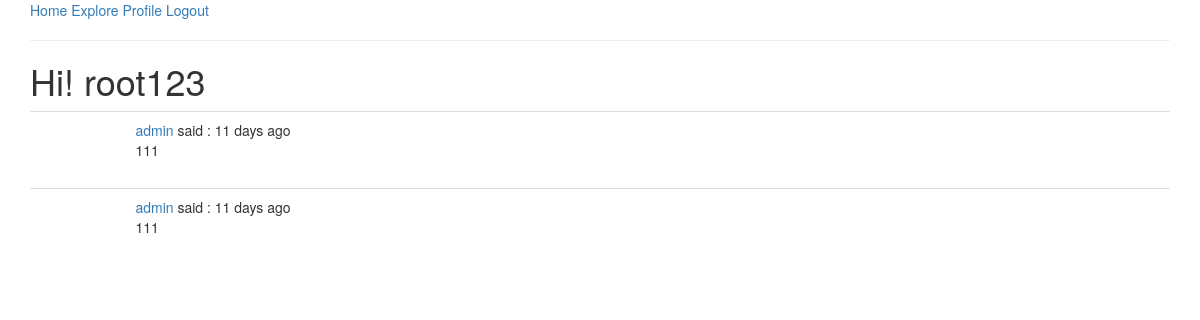
Page /explore (signed in) on the committed database.
### app/models.py (models this page shows, shortened)
class User(UserMixin,db.Model):   # User 继承 db.Model 是所有类型的基类  UserMixin 这个是基类包含了四种校验属性
    id = db.Column(db.Integer,primary_key=True)
    username = db.Column(db.String(length=10),index=True,unique=True)
    password_hash = db.Column(db.String(length=128))
    email = db.Column(db.String(length=50),index=True,unique=True)
    posts = db.relationship("Post",backref="author",lazy="dynamic")    # backref 有点类似快捷方式 这里是一对多关系 因为一个人可以发多个post 我们在post里面建立一个联系到user
    about_me = db.Column(db.String(150))
    last_seen = db.Column(db.DateTime,default=datetime.utcnow)
    followed = db.relationship('User',secondary=followers,
                               primaryjoin=(followers.c.follower_id == id),
                               secondaryjoin=(followers.c.followed_id == id),
                               backref=db.backref('followers',lazy='dynamic'),lazy='dynamic')  # 返回的类型是一个列表 对followers表进行了一个关联  返回对数据是列表

class Post(db.Model):
    __searchable__= ['body']
    id = db.Column(db.Integer,primary_key=True)
    user_id = db.Column(db.Integer,db.ForeignKey('user.id'))  # 这里对应的是相关联的表 user的id 和user——id 进行绑定 所以是 user.id
    timestamp = db.Column(db.DateTime,default=datetime.utcnow(),index=True)
    content = db.Column(db.String(length=150))

### app/main/routes.py (the view)
@bp.route('/explore')
@login_required
def explore():
    page = request.args.get('page',1,type=int)   # 首先获取 page的参数
    posts = Post.query.order_by(Post.timestamp.desc()).paginate(page,current_app.config['POST_PRE_PAGE'],False)
    next_url = url_for('main.explore',page=posts.next_num) \
        if posts.next_num else None
    prev_url = url_for('main.explore',page=posts.prev_num) \
        if posts.prev_num else None
    return render_template('index.html',posts=posts.items,title="Explore",next_url=next_url,prev_url=prev_url)   # 返回的是一个实例 通过items方法获取列表

### app/main/routes.py (called while the page is built)
@bp.before_request
def before_request():   # 将时间 和 表单里面进行一个联系  利用 app.before_request 在试图函数之前进行一个运行
    if current_user.is_authenticated:
        current_user.last_seen = datetime.utcnow()
        db.session.commit()

### app/models.py (called while the page is built)
@login.user_loader
def load_user(id):
    return User.query.get(int(id))

### app/templates/index.html (shortened to what this page needs)
{% extends "base.html" %}
{% import "bootstrap/wtf.html" as wtf %}
{% block app_content %}
    <h1>Hi! {{current_user.username}}</h1>
    {% for post in posts %}
        {% include "_post.html" %}
    {% endfor %}
{% endblock %}

### app/templates/_post.html (shortened to what this page needs)
<table class="table table-hover">
    <tr>
        <td>
        </td>
        <td>
            <a href="{{url_for('main.user',username=post.author.username)}}">{{post.author.username}}</a>
            said : {{ moment(post.timestamp).fromNow() }}
            <br>
            {{post.content}}
        </td>
    </tr>
</table>

### rows in the picture
User: username "root123"
Post: author.username "admin", timestamp "11 days ago", content "111"
Post: author.username "admin", timestamp "11 days ago", content "111"
